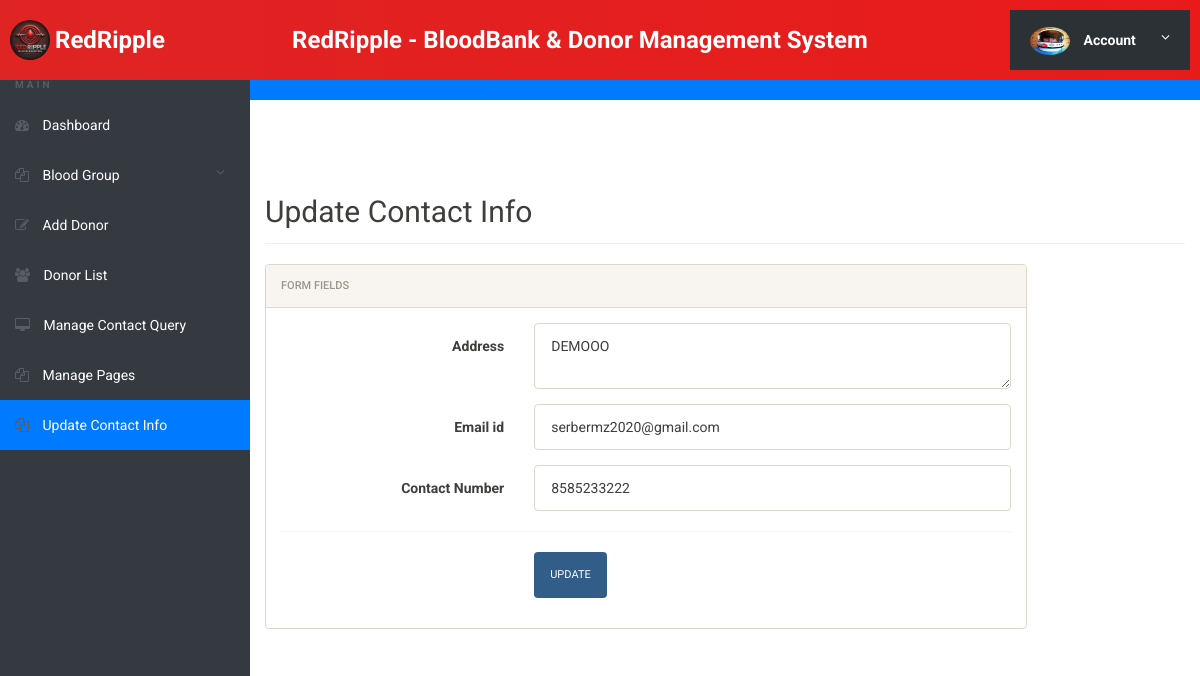
The app's page /bbdms/admin/update-contactinfo.php (signed in), older data.
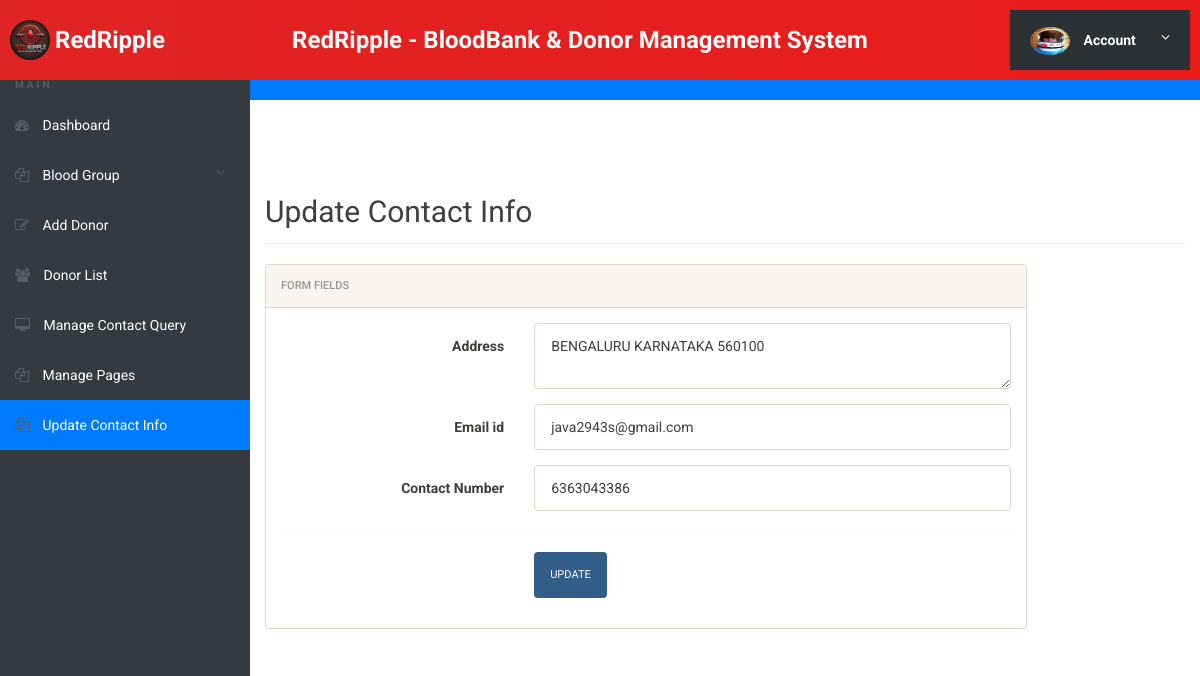
The same page, newer data.
### tables this page shows
CREATE TABLE `tblcontactusinfo` (
  `id` int(11) NOT NULL,
  `Address` tinytext DEFAULT NULL,
  `EmailId` varchar(255) DEFAULT NULL,
  `ContactNo` char(11) DEFAULT NULL
);

### bbdms/admin/update-contactinfo.php (the view, shortened to what this page needs)
<?php
include('includes/config.php');
if(strlen($_SESSION['alogin'])==0)
	{
header('location:index.php');
}
else{
?>
<!doctype html>
<html lang="en" class="no-js">
<head>
	<link rel="stylesheet" href="css/font-awesome.min.css">
	<link rel="stylesheet" href="css/bootstrap.min.css">
	<link rel="stylesheet" href="css/dataTables.bootstrap.min.css">
	<link rel="stylesheet" href="css/bootstrap-social.css">
	<link rel="stylesheet" href="css/bootstrap-select.css">
	<link rel="stylesheet" href="css/fileinput.min.css">
	<link rel="stylesheet" href="css/awesome-bootstrap-checkbox.css">
	<link rel="stylesheet" href="css/style.css">
</head>
<body>
	<?php include('includes/header.php');?>
	<div class="ts-main-content">
	<?php include('includes/leftbar.php');?>
		<div class="content-wrapper">
			<div class="container-fluid">
				<div class="row">
					<div class="col-md-12">
						<h2 class="page-title">Update Contact Info</h2>
						<div class="row">
							<div class="col-md-10">
								<div class="panel panel-default">
									<div class="panel-heading">Form fields</div>
									<div class="panel-body">
										<form method="post" name="chngpwd" class="form-horizontal" onSubmit="return valid();">
				<?php $sql = "SELECT * from  tblcontactusinfo ";
$query = $dbh -> prepare($sql);
$query->execute();
$results=$query->fetchAll(PDO::FETCH_OBJ);
if($query->rowCount() > 0)
{
foreach($results as $result)
{				?>
				<div class="form-group">
												<label class="col-sm-4 control-label"> Address</label>
												<div class="col-sm-8">
													<textarea class="form-control" name="address" id="address" required><?php echo htmlentities($result->Address);?></textarea>
												</div>
											</div>
											<div class="form-group">
												<label class="col-sm-4 control-label"> Email id</label>
												<div class="col-sm-8">
													<input type="email" class="form-control" name="email" id="email" value="<?php echo htmlentities($result->EmailId);?>" required>
												</div>
											</div>
<div class="form-group">
												<label class="col-sm-4 control-label"> Contact Number </label>
												<div class="col-sm-8">
													<input type="text" class="form-control" value="<?php echo htmlentities($result->ContactNo);?>" name="contactno" id="contactno" required>
												</div>
											</div>
<?php }} ?>
											<div class="hr-dashed"></div>
											<div class="form-group">
												<div class="col-sm-8 col-sm-offset-4">
													<button class="btn btn-primary" name="submit" type="submit">Update</button>
												</div>
											</div>
										</form>
									</div>
								</div>
							</div>
						</div>
					</div>
				</div>
			</div>
		</div>
	</div>
</body>
</html>
<?php } ?>

Row changes from the older to the newer data that the page shows:
changed tblcontactusinfo: address "DEMOOO" → "BENGALURU KARNATAKA 560100"; email "serbermz2020@gmail.com" → "java2943s@gmail.com"; contactno "8585233222" → "6363043386"
